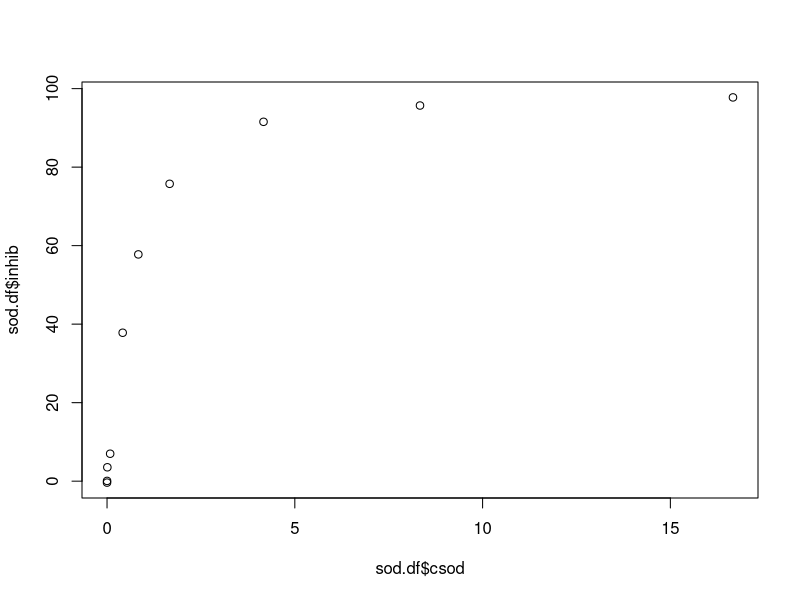
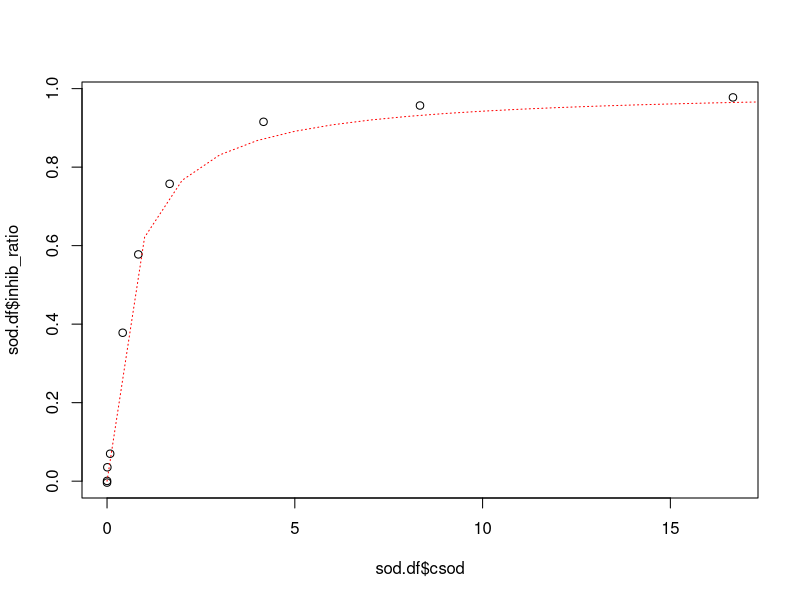

Recreate these plots in R, in order.
## Le code ci-dessous sert dans le cadre du cours LCHM1371.

# Le package tidyverse facilite le traitement des données dans R. Si il n'est pas installé, il
# peut être installé en tapant 'install.packages('tidyverse')' dans la console.
library(tidyverse)

# Défini le dossier de travail
setwd("Z:/Encadrement/Assistanat/Q2/LCHM1371/LCHM1371")

# On a besoin d'un df avec les pourcentage d'inhibition et la concentration en SOD ici je
# l'importe d'un fichier csv avec des données d'exemples

sod.df <- read.csv("sample_data.csv")

# La ligne ci-dessous permet de directement choisir un fichier de données par interface graphique

# sod.df <- read.csv(file.choose())

# On peut vérifier que les données ont du sens, on s'attend à tendre vers 100% quand [SOD] augmente

plot(sod.df$csod, sod.df$inhib)

# Pour la suite je vais transformer les pourcentage d'inhibition en ratio d'inhbition

sod.df <- sod.df %>%
  mutate(inhib_ratio = inhib/100)

# On suppose que les données sont expliquée par une équation de type inhb = 1 - v0/(V0+[SOD]) et
# on utilise nls() pour trouver VO NLS a besoin d'une valeur initiale. On peut estimer ça car
# quand V0 = [SOD] inhib = 0.5. Donc ici V0 a l'air d'etre autour de 1
sod.nls <- nls(formula = inhib_ratio ~ 1 - V0/(V0 + csod), data = sod.df, start = list(V0 = 1))

# Summary() permet d'accéder à la valeur de V0.
summary(sod.nls)


# On peut rajouter une ligne sur le graphe pour voir si le modèle colle


V0 <- coef(sod.nls) #Extrait le coefficient du modèle, ici V0
x <- c(0:20) #Valeurs de [SOD] où on va simuler le modèle
y <- 1 - (V0/(V0 + x)) #Valeurs d'inhibition simulée
plot(sod.df$csod, sod.df$inhib_ratio) # Refait le plot avec les ratio plutot que le pourcentage
lines(x, y, lty = "dotted", col = "red") #Rajoute une ligne

# Une fois V0 trouvé, on peux l'utiliser pour calculer la concentration en unité de nos
# échantillons en connaissant le %age d'inhibition